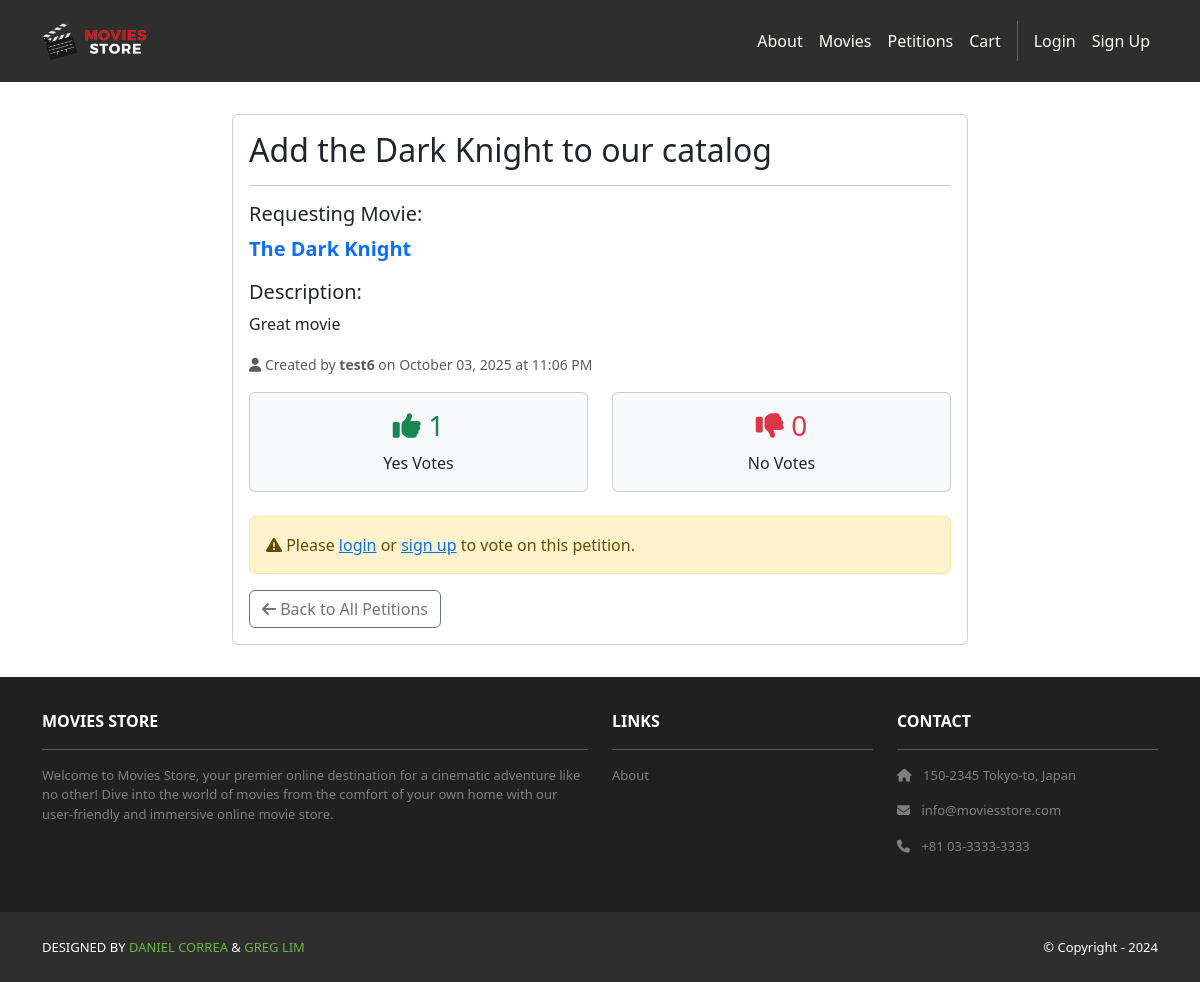
/movies/petitions/1/, run on the app's committed database.
### movies/models.py (models this page shows, shortened)
class Petition(models.Model):
    id = models.AutoField(primary_key=True)
    title = models.CharField(max_length=255)
    description = models.TextField()
    movie_title = models.CharField(max_length=255, help_text="Title of the movie you want to request")
    created_by = models.ForeignKey(User, on_delete=models.CASCADE)
    created_date = models.DateTimeField(auto_now_add=True)
    yes_votes = models.IntegerField(default=0)
    no_votes = models.IntegerField(default=0)

### movies/views.py (the view)
# urls.py: path('petitions/<int:petition_id>/', views.petition_detail, name='movies.petition_detail'),
def petition_detail(request, petition_id):
    petition = get_object_or_404(Petition, id=petition_id)
    user_vote = None
    if request.user.is_authenticated:
        try:
            user_vote = Vote.objects.get(petition=petition, user=request.user)
        except Vote.DoesNotExist:
            pass
    template_data = {}
    template_data['title'] = f'Petition: {petition.title}'
    template_data['petition'] = petition
    template_data['user_vote'] = user_vote
    return render(request, 'movies/petition_detail.html', {'template_data': template_data})

### movies/templates/movies/petition_detail.html (shortened to what this page needs)
{% extends 'base.html' %}
{% block content %}
<div class="p-3">
  <div class="container">
    <div class="row mt-3">
      <div class="col-md-8 mx-auto mb-3">
        <div class="card">
          <div class="card-body">
            <h2>{{ template_data.petition.title }}</h2>
            <hr />
            <div class="mb-3">
              <h5>Requesting Movie:</h5>
              <p class="fs-5 text-primary"><strong>{{ template_data.petition.movie_title }}</strong></p>
            </div>
            <div class="mb-3">
              <h5>Description:</h5>
              <p class="card-text">{{ template_data.petition.description }}</p>
            </div>
            <div class="mb-3">
              <small class="text-muted">
                <i class="fas fa-user"></i> Created by <strong>{{ template_data.petition.created_by.username }}</strong>
                on {{ template_data.petition.created_date|date:"F d, Y \a\t g:i A" }}
              </small>
            </div>
            <div class="row mb-4">
              <div class="col-md-6">
                <div class="card bg-light">
                  <div class="card-body text-center">
                    <h3 class="text-success">
                      <i class="fas fa-thumbs-up"></i> {{ template_data.petition.yes_votes }}
                    </h3>
                    <p class="mb-0">Yes Votes</p>
                  </div>
                </div>
              </div>
              <div class="col-md-6">
                <div class="card bg-light">
                  <div class="card-body text-center">
                    <h3 class="text-danger">
                      <i class="fas fa-thumbs-down"></i> {{ template_data.petition.no_votes }}
                    </h3>
                    <p class="mb-0">No Votes</p>
                  </div>
                </div>
              </div>
            </div>
            {% if user.is_authenticated %}
              {% if template_data.user_vote %}
                <div class="alert alert-info" role="alert">
                  <i class="fas fa-info-circle"></i> You voted <strong>{{ template_data.user_vote.vote_type|title }}</strong> on this petition.
                  You can change your vote below.
                </div>
              {% endif %}
              <div class="d-flex gap-2 mb-3">
                <form method="POST" action="{% url 'movies.vote_petition' petition_id=template_data.petition.id %}" class="d-inline">
                  {% csrf_token %}
                  <input type="hidden" name="vote_type" value="yes">
                  <button type="submit" class="btn btn-success">
                    <i class="fas fa-thumbs-up"></i> Vote Yes
                  </button>
                </form>
                <form method="POST" action="{% url 'movies.vote_petition' petition_id=template_data.petition.id %}" class="d-inline">
                  {% csrf_token %}
                  <input type="hidden" name="vote_type" value="no">
                  <button type="submit" class="btn btn-danger">
                    <i class="fas fa-thumbs-down"></i> Vote No
                  </button>
                </form>
              </div>
            {% else %}
              <div class="alert alert-warning" role="alert">
                <i class="fas fa-exclamation-triangle"></i> Please <a href="{% url 'accounts.login' %}">login</a> or <a href="{% url 'accounts.signup' %}">sign up</a> to vote on this petition.
              </div>
            {% endif %}
            <div class="mt-3">
              <a href="{% url 'movies.petitions_index' %}" class="btn btn-outline-secondary">
                <i class="fas fa-arrow-left"></i> Back to All Petitions
              </a>
            </div>
          </div>
        </div>
      </div>
    </div>
  </div>
</div>
{% endblock content %}

### data on the page
Petition: petition "Add the Dark Knight to our catalog", petition.movie_title "The Dark Knight", petition.description "Great movie", petition.created_by.username "test6", petition.created_date "October 03, 2025 at 11:06 PM", petition.yes_votes "1", petition.no_votes "0"
